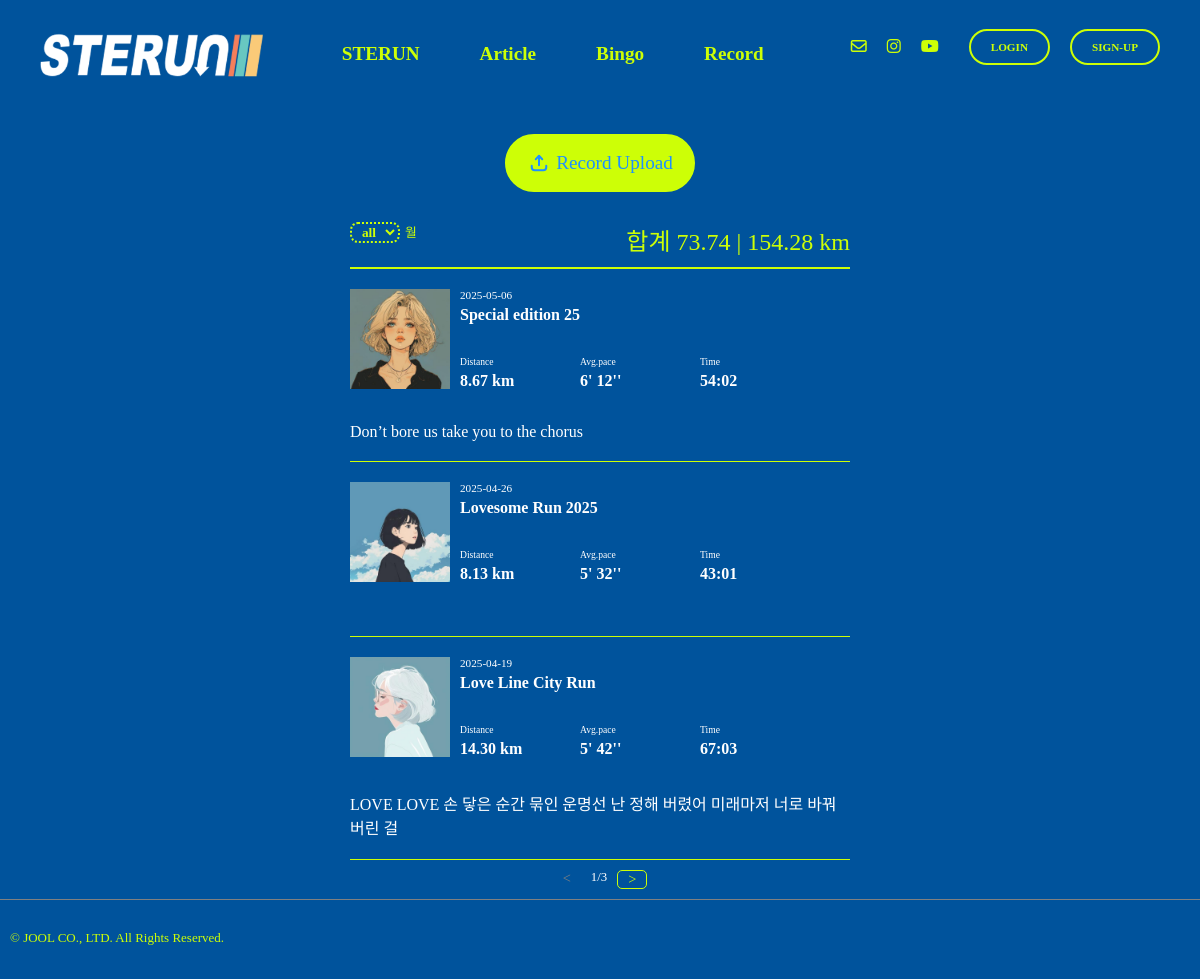
Page /runres/recordview/1/ on the earlier database version.
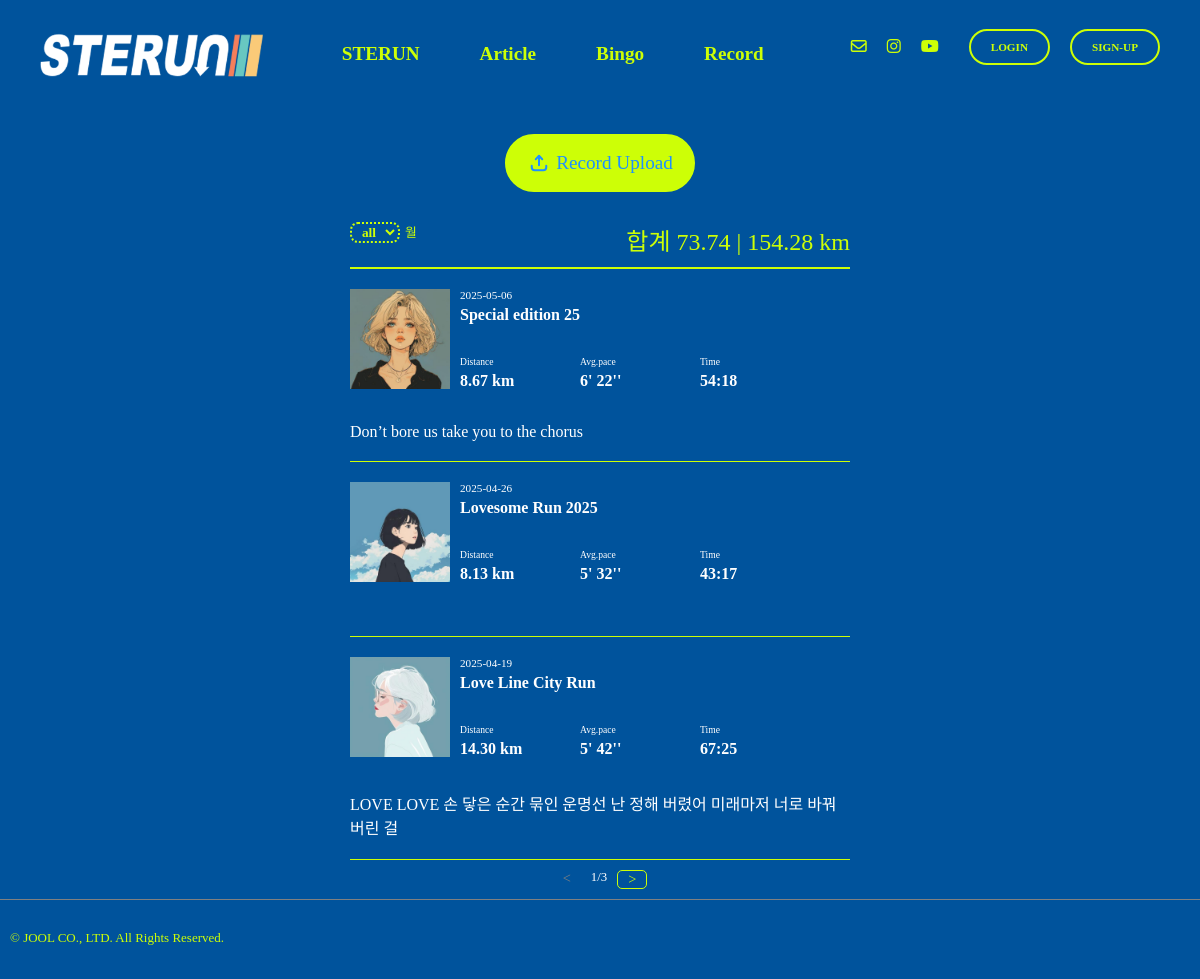
Same page on the later database version.
### record/models.py (models this page shows, shortened)
class Record(models.Model):
    record_id = models.AutoField(primary_key=True)
    title = models.CharField(max_length=50)
    user = models.ForeignKey(settings.AUTH_USER_MODEL,on_delete=models.CASCADE)
    record_date = models.DateField(blank=True, null=True)
    image = ResizedImageField(size=[500,500], upload_to="record", blank=False)
    distance = models.DecimalField(max_digits=6, decimal_places=2, blank=False, null=False)
    pace_m = models.IntegerField(null=True, blank=True)
    pace_s = models.IntegerField(null=True, blank=True)
    time_m = models.IntegerField(null=True, blank=True)
    time_s = models.IntegerField(null=True, blank=True)
    desc = models.TextField(blank=True)
    confirmed = models.BooleanField(default=False)

### record/views.py (the view, shortened to what this page needs)
# urls.py: path('recordview/<str:pk>/', views.recordview, name='recordview'),
def recordview(request,pk):
    month = request.GET.get('month')
    if month =="0" or month == None:
        month = "0"
        record_list = Record.objects.filter(user=pk).order_by('-record_date')
        distance_sum = Record.objects.filter(confirmed=True).filter(user=pk).aggregate(Sum('distance'))
        distance_sum_not = Record.objects.filter(user=pk).aggregate(Sum('distance'))
    page = int(request.GET.get('p', 1)) #없으면 1로 지정
    paginator = Paginator(record_list, 3) #한 페이지 당 몇개 씩 보여줄 지 지정
    record_list = paginator.get_page(page)
    return render(request,"run_record.html", {"context":record_list, "distance_sum":distance_sum, "month": month, "distance_sum_not":distance_sum_not})

### templates/run_record.html (shortened to what this page needs)
{% extends "base.html" %}
{% load static %}
{% block content %}
  <div class="main-view">
    <div class="record-top-space"></div>
    <div class="btn-container">
      <a href="{% url 'runres:runres' %}">
        <div class="upload-btn">
          <svg xmlns="http://www.w3.org/2000/svg" fill="none" height="24" viewbox="0 0 24 24" width="24">
            <g stroke-linecap="round" stroke-linejoin="round" stroke-width="2">
              <path d="m4.75 14.75v1.5c0 1.6569 1.34315 3 3 3h8.5c1.6569 0 3-1.3431 3-3v-1.5"/>
              <path d="m12 14.25v-9.25"/>
              <path d="m8.75 8.25 3.25-3.5 3.25 3.5"/>
            </g>
          </svg>
          <div class="upload-txt">Record Upload</div>
        </div>
      </a>
    </div>
    <div class="search-sum">
      <div class="filter-line">
        <div>
          <form action="{% url 'runres:recordview' user.pk %}" method="get" id="month-filter">
            <select name="month" class="month-filter">
              <option value="0">all</option>
            </select>
          </form>
        </div>
        <div class="month-filter-txt">월</div>
      </div>
      <div class="distance-sum">합계
        {{ distance_sum.distance__sum | floatformat:2 }}
        |
        {{ distance_sum_not.distance__sum | floatformat:2 }}
        km</div>
    </div>
    {% for data in context %}
      <div class="record-list-container">
        <a href="{% url 'runres:recordUpdateView' user.pk data.record_id %}">
          <div class="main-info-1 fade-in-up-short">
            <div class="record-img">
              <img src="/media/{{ data.image }}" alt="logo-top" height="100px" width="100px">
            </div>
            <div class="title-date">
              <div class="record-date">{{ data.record_date | date:"Y-m-d" }}</div>
              <div class="record-title">{{ data.title }}</div>
              <div class="record-3">
                <div class="record-part-box">
                  <div class="distance-txt">Distance</div>
                  <div class="record-distance">{{ data.distance }}
                    km</div>
                </div>
                <div class="record-part-box">
                  <div class="distance-txt">Avg.pace</div>
                  {% if data.pace_s < 10 %}
                    <div class="record-pace">{{ data.pace_m }}' 0{{ data.pace_s }}''</div>
                  {% else %}
                    <div class="record-pace">{{ data.pace_m }}'
                      {{ data.pace_s }}''</div>
                  {% endif %}
                </div>
                <div class="record-part-box">
                  <div class="distance-txt">Time</div>
                  {% if data.time_s < 10 %}
                    <div class="record-time">{{ data.time_m }}:0{{ data.time_s }}</div>
                  {% else %}
                    <div class="record-time">{{ data.time_m }}:{{ data.time_s }}</div>
                  {% endif %}
                </div>
              </div>
            </div>
          </div>
        </a>
        <div class="record-desc fade-in-up-short2">{{ data.desc }}</div>
      </div>
    {% endfor %}
    <div class="pagenation-container">
      {% if context.has_previous %}
        <a class="page-link" href="?month={{ month }}&p={{ context.previous_page_number }}">
          <div class="page-item">< </div>
        </a>
      {% else %}
        <a class="page-link" href="#">
          <div class="page-item disabled">< </div>
        </a>
      {% endif %}
      <div class="page-num">
        {{ context.number }}/{{ context.paginator.num_pages }}
      </div>
      {% if context.has_next %}
        <a class="page-link" href="?month={{ month }}&p={{ context.next_page_number }}">
          <div class="page-item">></div>
        </a>
      {% else %}
        <a class="page-link" href="#">
          <div class="page-item disabled">></div>
        </a>
      {% endif %}
    </div>
  </div>
{% endblock content %}

### templates/base.html (shortened to what this page needs)
<!DOCTYPE html>
{% load static %}
<html lang="en">
  <head>
    <link href="https://hangeul.pstatic.net/hangeul_static/css/nanum-square-neo.css" rel="stylesheet">
    <link rel="stylesheet" type="text/css" href="{% static 'css/joolmag.css' %}"/>
    <link rel="stylesheet" type="text/css" href="{% static 'css/article.css' %}"/>
  </head>
  <body class="mainbg">
    <div class="info-container">
      <div class="sterun-logo-m">
        <a href={% url "index" %}>
          <img src="{% static "img/logo2@.png" %}" alt="logo-top" height="50px" ,="," width="auto">
      </div>
      <div class="j-nav-items fade-in-up-short">
        <div class="j-nav-item">
          <a href="{% url 'index' %}">STERUN</a>
        </div>
        <div class="j-nav-item">
          <a href="{% url 'article:index' %}">Article</a>
        </div>
        <div class="j-nav-item">
          {% if user.is_authenticated %}
            <a href="{% url 'bingo:bingo' user.pk %}">Bingo</a>
          {% else %}
            <a href="{% url 'users:login' %}">Bingo</a>
          {% endif %}
        </div>
        <div class="j-nav-item">
          {% if user.is_authenticated %}
            <a href="{% url 'runres:recordview' user.pk %}">Record</a>
          {% else %}
            <a href="{% url 'users:login' %}">Record</a>
          {% endif %}
        </div>
      </div>
      <div class="login-sns-box">
        <div class="info-icons">
          <div class="info-icon">
            <i class="fa-regular fa-envelope"></i>
          </div>
          <div class="info-icon">
            <a href="https://www.instagram.com/hyunwoo_05/" target="_blank">
              <i class="fa-brands fa-instagram"></i>
            </a>
          </div>
          <div class="info-icon">
            <i class="fa-brands fa-youtube"></i>
          </div>
        </div>
        <div class="login-box">
          {% if user.is_authenticated %}
            <a href="{% url 'users:logout' %}">
              <div class="login-btn">{{ user.username }}
                님 로그아웃</div>
            </a>
          {% else %}
            <a href="{% url 'users:login' %}">
              <div class="login-btn">LOGIN</div>
            </a>
            <a href="{% url 'users:signup' %}">
              <div class="login-btn">SIGN-UP</div>
            </a>
          {% endif %}
        </div>
      </div>
    </div>
    {% block content %}{% endblock content %}
    <footer>
      <div class="rights">
        <p>© JOOL CO., LTD. All Rights Reserved.</p>
      </div>
    </footer>
  </body>
</html>

### static/css/joolmag.css (style rules this page uses)
:root { --j-pink: #EEA47F; --blue: #1e90ff; --white: #ffffff; --black: black; --jblue: #00539C; --jlightgreen: #CDFF06; }
* { font-family: 'NanumSquareNeo'; }
a { text-decoration-line: none; color: var(--text-color); }
img { object-fit: cover; }
option { color:black; text-align: center; }
.pagenation-container { display: flex; justify-content: center; width: 500px; text-align: center; margin:auto; padding-top:10px; }
.page-item { display:flex; color:var(--jlightgreen); padding: 0 10px 0 10px; font-weight: 500; font-size:0.9rem; border: var(--jlightgreen) solid 1px; border-radius: 5px; }
.page-num { color:var(--white); font-size: 0.8rem; padding: 0 10px 0 10px; }
.disabled { pointer-events: none; color: grey; opacity: 1; border: var(--jlightgreen) solid 0px; }
.mainbg { background-color:var(--jblue); margin: 0; padding: 0; overflow-y:auto; overflow-x: auto; }
.main-view { min-height: 90vh; }
footer { padding: 10px 0 10px 10px; margin: 10px 0 10px 0; border-top: grey solid 1px; }
.login-sns-box { display: flex; flex-direction: row; }
.sterun-logo-m { text-align: center; padding: 20px 0 0 20px; }
.info-container { display: flex; align-items: center; justify-content:space-between; margin:10px 40px 0 20px; }
.info-icons { display: flex; align-items: center; }
.info-icon { color:var(--jlightgreen); margin:0 10px 0 10px; }
.j-nav-items { display: flex; color: var(--jlightgreen); margin:20px 0 20px 0; }
.j-nav-item { font-size: 1.3rem; text-align: center; padding: 0 30px 0 30px; }
.j-nav-item a { font-weight: 600; font-family: LeeSeoyun; }
.j-nav-item a:after { display: block; content: ''; border-bottom: solid 1px var(--jlightgreen); transform: scaleX(0); transition: transform 250ms ease-in-out; margin-top:-12px; }
.rights { margin: 20px 0 0 0; color:var(--jlightgreen); font-size: 13px;; }
.login-box { display: flex; flex-direction: row ; }
.login-btn { font-size: 0.7rem; color: var(--jlightgreen); font-weight: 700; border: var(--jlightgreen) solid 2px; border-radius: 50px; padding: 10px 20px 10px 20px; margin-left: 20px; }
.record-top-space { height: 50px; }
.main-info-1 { display: flex; }
.record-list-container { display: flex; flex-direction: column; width: 500px; margin:auto; border-bottom: var(--jlightgreen) solid 1px; padding: 20px 0 20px 0; }
.btn-container { display: flex; justify-content: center; margin-bottom: 30px; }
.upload-btn { display: flex; background-color: var(--jlightgreen); color:var(--blue); font-weight: 700; margin:auto; padding:15px 20px 15px 20px; border-radius: 5rem; border: var(--jlightgreen) solid 2px; }
.upload-txt { font-family:'yangjin'; font-size: 1.2rem; margin: auto; margin-left: 5px; font-weight: 300; }
.record-img { object-fit: cover; }
.title-date { color: var(--white); display: flex; flex-direction: column; padding-left: 10px; }
.record-3 { color: var(--white); display: flex; flex-direction: row; padding-top:2rem; }
.record-part-box { width: 120px; display: flex; flex-direction: column; }
.distance-txt { font-size:0.6rem; margin-bottom: 5px; }
.record-date { font-size:0.7rem; margin: 0 0 5px 0; }
.record-title { font-weight: 700; }
.record-distance { margin-right: 30px; font-weight: 700; }
.record-pace { margin-right: 30px; font-weight: 700; }
.record-time { margin-right: 30px; font-weight: 700; }
.record-desc { margin-top: 30px; color: var(--white); }
.search-sum { display: flex; justify-content: space-between; width: 500px; margin: auto; padding-bottom: 10px; border-bottom: solid 2px var(--jlightgreen); }
.distance-sum { font-family: Yangjin; font-size: 1.5rem; color: var(--jlightgreen); }
.month-filter { border-radius: 0.5rem; width: 50px; color: var(--jlightgreen); font-weight: 700; background-color: transparent; border: var(--jlightgreen) 2px dotted; }
.filter-line { display: flex; }
.month-filter-txt { padding-left: 5px; font-size: 0.8rem; color:var(--jlightgreen); }
.fade-in-up-short { opacity: 0; transform: translateY(15px); animation: fadeInUp 0.8s ease-out forwards; animation-delay: 0.3s; }
.fade-in-up-short2 { opacity: 0; transform: translateY(15px); animation: fadeInUp 0.8s ease-out forwards; animation-delay: 0.5s; }

### static/css/article.css (style rules this page uses)
:root { --j-pink: #EEA47F; --blue: #1e90ff; --white: #ffffff; --black: black; --jblue: #00539C; --jlightgreen: #CDFF06; }
.j-nav-items > div > a { font-family: LeeSeoyun; font-size: 1.2rem; font-weight: 700; }
.rights { margin: 20px 0 0 0; color: var(--jlightgreen); font-size: 13px; }

Differences in the rows shown:
changed Record "Special edition 25": pace_s "12" → "22"; time_s "2" → "18"; time_s ":0" → ":"
changed Record "Lovesome Run 2025": time_s "1" → "17"; time_s ":0" → ":"
changed Record "Love Line City Run": time_s "3" → "25"; time_s ":0" → ":"
